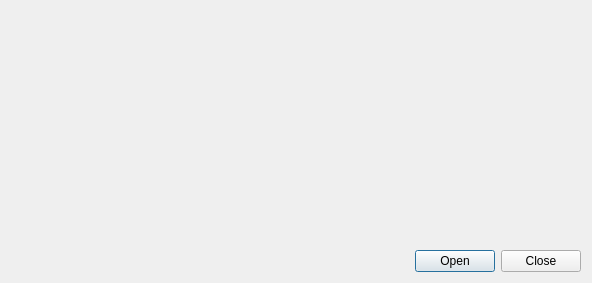
<?xml version="1.0" encoding="UTF-8"?>
<ui version="4.0">
 <class>DialogArchive</class>
 <widget class="QDialog" name="DialogArchive">
  <property name="geometry">
   <rect>
    <x>0</x>
    <y>0</y>
    <width>592</width>
    <height>283</height>
   </rect>
  </property>
  <property name="windowTitle">
   <string>Archive</string>
  </property>
  <layout class="QVBoxLayout" name="verticalLayout">
   <item>
    <widget class="Archive_widget" name="widget" native="true">
     <property name="sizePolicy">
      <sizepolicy hsizetype="Expanding" vsizetype="Expanding">
       <horstretch>0</horstretch>
       <verstretch>0</verstretch>
      </sizepolicy>
     </property>
    </widget>
   </item>
   <item>
    <layout class="QHBoxLayout" name="horizontalLayout">
     <item>
      <spacer name="horizontalSpacer">
       <property name="orientation">
        <enum>Qt::Horizontal</enum>
       </property>
       <property name="sizeHint" stdset="0">
        <size>
         <width>40</width>
         <height>20</height>
        </size>
       </property>
      </spacer>
     </item>
     <item>
      <widget class="QPushButton" name="pushButtonOpen">
       <property name="text">
        <string>Open</string>
       </property>
      </widget>
     </item>
     <item>
      <widget class="QPushButton" name="pushButtonClose">
       <property name="text">
        <string>Close</string>
       </property>
      </widget>
     </item>
    </layout>
   </item>
  </layout>
 </widget>
 <customwidgets>
  <customwidget>
   <class>Archive_widget</class>
   <extends>QWidget</extends>
   <header>archive_widget.h</header>
   <container>1</container>
  </customwidget>
 </customwidgets>
 <resources/>
 <connections/>
</ui>
